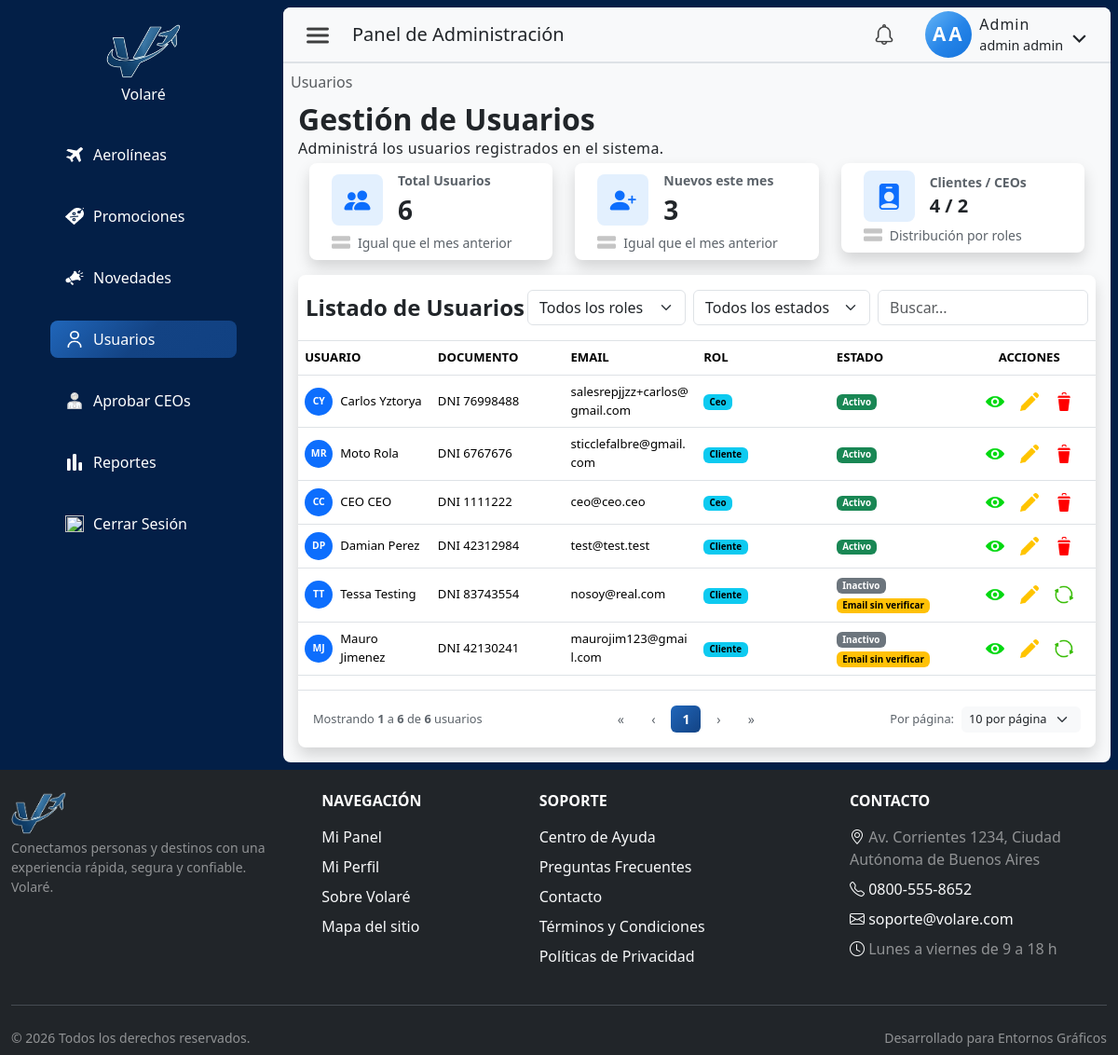
The app's page /index.php?pagina=usuarios&seccion=listado (signed in) with its own data.
### tables this page shows
CREATE TABLE `usuario` (
  `idUsuario` int NOT NULL AUTO_INCREMENT,
  `nombre` varchar(50) NOT NULL,
  `apellido` varchar(50) NOT NULL,
  `tipoDocumento` enum('DNI','pasaporte','lc','le') NOT NULL,
  `nroDocumento` varchar(50) NOT NULL,
  `contrasena` varchar(255) NOT NULL,
  `email` varchar(255) NOT NULL,
  `telefono` varchar(45) NOT NULL,
  `fechaNacimiento` date NOT NULL,
  `rol` enum('cliente','ceo','admin') NOT NULL DEFAULT 'cliente',
  `activo` tinyint NOT NULL DEFAULT '0',
  `emailVerificado` tinyint NOT NULL DEFAULT '0',
  `fecha_hora_autorizacion` datetime DEFAULT NULL,
  `tokenVerificacion` varchar(64) DEFAULT NULL,
  `idAerolinea` int DEFAULT NULL,
  `fechaCreacion` datetime NOT NULL DEFAULT CURRENT_TIMESTAMP,
  `notificacion_vista` tinyint(1) DEFAULT '0',
  PRIMARY KEY (`idUsuario`),
  UNIQUE KEY `uk_documento` (`tipoDocumento`,`nroDocumento`),
  UNIQUE KEY `email_UNIQUE` (`email`),
  UNIQUE KEY `idUsuario_UNIQUE` (`idUsuario`),
  UNIQUE KEY `nroDocumento_UNIQUE` (`nroDocumento`),
  KEY `fk_usuario_1_idx` (`idAerolinea`),
  CONSTRAINT `fk_usuario_1` FOREIGN KEY (`idAerolinea`) REFERENCES `aerolinea` (`idAerolinea`)
);

### src/views/admin/usuarioListado.php (the view, shortened to what the rows shown need)
<?php
require_once __DIR__ . '/../../controllers/UsuarioController.php';
$ctrl = new UsuarioController($link);
$porPaginaPermitidos = [5, 10, 25, 50];
$pagina       = max(1, (int)($_GET['pag'] ?? 1));
$porPaginaRaw = (int)($_GET['porPagina'] ?? 10);
$porPagina    = in_array($porPaginaRaw, $porPaginaPermitidos) ? $porPaginaRaw : 10;
$busqueda = trim($_GET['busqueda'] ?? '');
$estado   = in_array($_GET['estado'] ?? '', ['1', '0', 'sin-verificar'], true)
    ? $_GET['estado']
    : '';
$rol      = in_array($_GET['rol'] ?? '', ['cliente', 'ceo'], true)
    ? $_GET['rol']
    : '';
$resultado    = $ctrl->listarUsuariosPaginado($pagina, $porPagina, $estado, $busqueda, $rol);
$usuarios     = $resultado['data'] ?? [];
?>
<div>
    <div class="contForm col-12 d-flex flex-column p-2 admin-content h-100">
        <h1 class="m-0 p-0 fs-2 fw-bold">Gestión de Usuarios</h1>
        <div class="d-flex flex-column gap-2">
            <div class="table-responsive bg-white shadow rounded-3 pt-3 tablaContenedor">
                <div class="d-flex flex-column flex-sm-row justify-content-between align-items-center px-2 mb-3 gap-3 gap-sm-0">
                    <h2 class="m-0 p-0 fs-4 fw-bold">Listado de Usuarios</h2>
                </div>
                <table class="table table-hover align-middle border-top mt-2 tabla-usuarios">
                    <thead>
                        <tr>
                            <th scope="col" class="fw-bold">USUARIO</th>
                            <th scope="col" class="fw-bold d-none d-md-table-cell">DOCUMENTO</th>
                            <th scope="col" class="fw-bold">EMAIL</th>
                            <th scope="col" class="fw-bold d-none d-sm-table-cell">ROL</th>
                            <th scope="col" class="fw-bold d-none d-sm-table-cell">ESTADO</th>
                            <th scope="col" class="text-center fw-bold">ACCIONES</th>
                        </tr>
                    </thead>
                    <tbody id="usuarioTableBody">
                        <?php if (empty($usuarios)): ?>
                            <tr>
                                <td colspan="6" class="text-center py-4 text-muted">
                                    No hay usuarios registrados todavía.
                                </td>
                            </tr>
                        <?php else:
                            foreach ($usuarios as $u): ?>
                            <tr class="fila-tabla" data-id="<?= $u['idUsuario'] ?>" style="cursor:pointer;">
                                <td>
                                    <div class="d-flex align-items-center gap-2">
                                        <div class="rounded-circle bg-primary d-flex align-items-center justify-content-center" style="width:30px; height:30px; flex-shrink:0;">
                                            <span class="text-white fw-bold text-uppercase" style="font-size:0.65rem;">
                                                <?= htmlspecialchars(substr($u['nombre'], 0, 1) . substr($u['apellido'], 0, 1)) ?>
                                            </span>
                                        </div>
                                        <span class="fw-medium"><?= htmlspecialchars($u['nombre'] . ' ' . $u['apellido']) ?></span>
                                    </div>
                                </td>
                                <td class="d-none d-md-table-cell"><?= htmlspecialchars($u['tipoDocumento'] . ' ' . $u['nroDocumento']) ?></td>
                                <td><?= htmlspecialchars($u['email']) ?></td>
                                <td class="d-none d-sm-table-cell">
                                    <span class="badge text-bg-info text-capitalize"><?= htmlspecialchars($u['rol']) ?></span>
                                </td>
                                <td class="d-none d-sm-table-cell">
                                    <?php if ($u['activo']): ?>
                                        <span class="badge text-bg-success">Activo</span>
                                    <?php else: ?>
                                        <span class="badge text-bg-secondary">Inactivo</span>
                                    <?php endif; ?>
                                    <?php if (empty($u['emailVerificado'])): ?>
                                        <span class="badge text-bg-warning d-inline-block mt-1" title="El email todavía no fue verificado">Email sin verificar</span>
                                    <?php endif; ?>
                                </td>
                                <td>
                                    <div class="d-flex justify-content-evenly w-100 align-items-center">
                                        <a
                                            href="<?= url('index.php?pagina=usuario&seccion=detalle&id=' . $u['idUsuario']) ?>"
                                            class="p-0 text-start bg-transparent border-0 btn-ver-detalle"
                                            title="Ver Detalle"
                                        >
                                            <img src="<?= url('public/img/icons/readTabla.png') ?>" class="img-fluid btn-tabla" alt="icono ver detalle">
                                        </a>
                                        <a
                                            href="<?= url('index.php?pagina=usuario&seccion=editar&id=' . $u['idUsuario']) ?>"
                                            class="p-0 text-start bg-transparent border-0"
                                            title="Editar Usuario"
                                        >
                                            <img src="<?= url('public/img/icons/lapiz-editar.png') ?>" class="img-fluid btn-tabla" alt="icono editar usuario">
                                        </a>
                                        <button
                                            type="button"
                                            class="p-0 text-start bg-transparent border-0 btn-toggle-estado"
                                            data-id="<?= $u['idUsuario'] ?>"
                                            data-activo="<?= $u['activo'] ?>"
                                            data-nombre="<?= htmlspecialchars($u['nombre'] . ' ' . $u['apellido']) ?>"
                                            title="<?= $u['activo'] ? 'Desactivar Usuario' : 'Activar Usuario' ?>"
                                        >
                                            <img src="<?= url($u['activo'] ? 'public/img/icons/trash.png' : 'public/img/icons/redo.png') ?>" class="img-fluid btn-tabla" alt="<?= $u['activo'] ? 'desactivar' : 'activar' ?>">
                                        </button>
                                    </div>
                                </td>
                            </tr>
                            <?php endforeach; ?>
                        <?php endif; ?>
                    </tbody>
                </table>
            </div>
        </div>
    </div>
</div>

### records on screen
usuario: nombre+apellido "CY", nombre+apellido "Carlos Yztorya", tipoDocumento+nroDocumento "DNI 76998488", email "salesrepjjzz+carlos@gmail.com", rol "Ceo", activo "Activo"
usuario: nombre+apellido "MR", nombre+apellido "Moto Rola", tipoDocumento+nroDocumento "DNI 6767676", email "sticclefalbre@gmail.com", rol "Cliente", activo "Activo"
usuario: nombre+apellido "CC", nombre+apellido "CEO CEO", tipoDocumento+nroDocumento "DNI 1111222", email "ceo@ceo.ceo", rol "Ceo", activo "Activo"
usuario: nombre+apellido "DP", nombre+apellido "Damian Perez", tipoDocumento+nroDocumento "DNI 42312984", email "test@test.test", rol "Cliente", activo "Activo"
usuario: nombre+apellido "TT", nombre+apellido "Tessa Testing", tipoDocumento+nroDocumento "DNI 83743554", email "nosoy@real.com", rol "Cliente", activo "Inactivo", emailVerificado "Email sin verificar"
usuario: nombre+apellido "MJ", nombre+apellido "Mauro Jimenez", tipoDocumento+nroDocumento "DNI 42130241", email "maurojim123@gmail.com", rol "Cliente", activo "Inactivo", emailVerificado "Email sin verificar"

### other values on screen
$navLink['label'] "Aerolíneas"
$navLink['label'] "Promociones"
$navLink['label'] "Novedades"
$navLink['label'] "Usuarios"
$navLink['label'] "Aprobar CEOs"
$navLink['label'] "Reportes"
$rol "Admin"
$usuario['nombre'] "admin"
$usuario['apellido'] "admin"
$stats['total'] "6"
$flechaTexto "Igual que el mes anterior"
$stats['nuevosEsteMes'] "3"
$stats['clientes'] "4"
$stats['ceos'] "2"
$desde "1"
